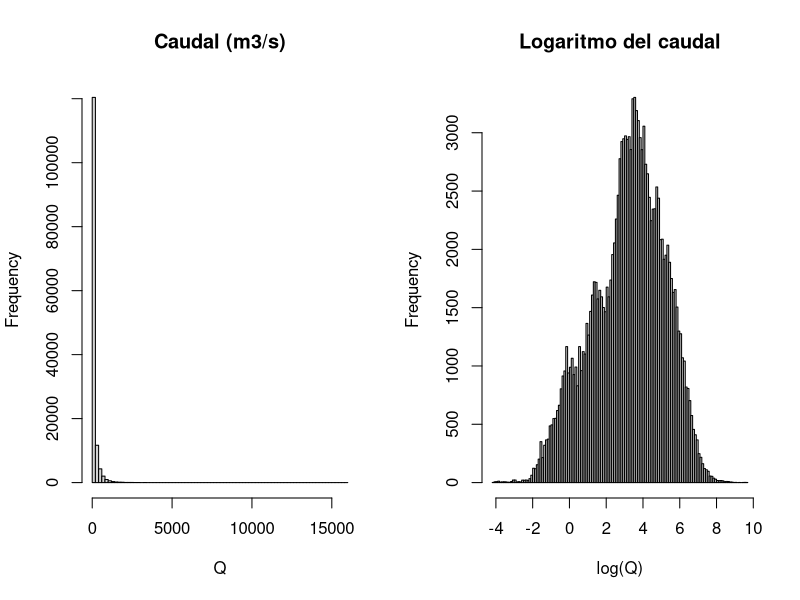

Source code (R):
# Proyecto Tópicos Aplicados - Caso 01: caudal del día siguiente (CAMELS-CL)
#
# Para correrlo: guardar este script en la misma carpeta que los 4 csv
# (caudal_m3s.csv, precipitacion_mm.csv, temperatura_media_c.csv, atributos.csv)
# y en RStudio ir a Session -> Set Working Directory -> To Source File Location.


# REVISIÓN DE LOS DATOS #

caudal <- read.csv("caudal_m3s.csv", check.names = FALSE)

head(caudal)        # cuántas filas y columnas tiene
caudal[1:5, 1:6]       # las primeras 5 filas y 6 columnas
str(caudal[, 1:6])     # qué tipo de dato es cada columna
sum(is.na(caudal))     # cuántos datos faltantes detecta R

caudal$fecha <- as.Date(caudal$fecha)

range(caudal$fecha)          # primera y última fecha
table(diff(caudal$fecha))    # días entre una fila y la siguiente

faltantes <- colSums(is.na(caudal[, -1]))
sort(faltantes, decreasing = TRUE)

# revisaremos el río con más faltantes
anio <- format(caudal$fecha, "%Y")
tapply(is.na(caudal[["10102001"]]), anio, sum) #se concentra mayormente en 2016
tapply(is.na(caudal[["7116001"]]), anio, sum) #se concentra mayormente en 2014

# aquí no podemos simplemente imputar: si rellenaramos datos, por ejemplo con
# una línea recta entre el día anterior y el siguiente, después nuestro
# modelo sería optimista, y el resultado se vería mejor de lo q es.

# un segundo detalle, es que los datos faltante de Liquiñe (10102001), son del 2016
# que sería dentro de la prueba final, por lo que este río tendrá menos días
#para evaluarse y el resultado será más incierto x lo tanto hay que reportar junto
# al error de cada río, cuántos días se evaluaron.

# finalmente, los días sin caudal no se rellenan, solo no entrarán en la evaluación
# ni para el modelo ni para persistencia y luego en el informe tendremos que
# reportar cuántos días se evaluaron por río.

precipitacion <- read.csv("precipitacion_mm.csv", check.names = FALSE)
temperatura   <- read.csv("temperatura_media_c.csv", check.names = FALSE)

dim(precipitacion)
dim(caudal)
dim(temperatura)
sum(is.na(precipitacion))
sum(is.na(temperatura))

names(caudal)[2:6]
names(precipitacion)[2:6]

#efectivamente tienen el mismo tamaño que la tabla caudal. No les faltan datos.
# Notamos que los nombres de las tablas no están ordenados de la misma manera,
# por lo que no podemos simplemente pegar por posición.


# UNA FILA POR RÍO Y DÍA #

cuencas <- names(caudal)[-1]

caudal_largo <- data.frame(
  cuenca = rep(cuencas, each = nrow(caudal)),
  fecha  = rep(caudal$fecha, times = length(cuencas)),
  Q      = unlist(caudal[, -1], use.names = FALSE)
)

dim(caudal_largo) #186300 filas: combinaciones de rio y día (30x6210)
head(caudal_largo)
caudal[1, "9127001"]
subset(caudal_largo, cuenca == "9127001" & fecha == as.Date("2000-01-01"))

# hacemos lo equivalente para precipitaciones (código hecho a mano acá :) )
precipitacion$fecha <- as.Date(precipitacion$fecha)
cuencas_p <- names(precipitacion)[-1]

precipitacion_largo <- data.frame(
  cuenca = rep(cuencas_p, each = nrow(precipitacion)),
  fecha  = rep(precipitacion$fecha, times = length(cuencas_p)),
  P      = unlist(precipitacion[, -1], use.names = FALSE)
)

# lo mismo con temperatura
temperatura$fecha <- as.Date(temperatura$fecha)
cuencas_t <- names(temperatura)[-1]
temperatura_largo <- data.frame(
  cuenca = rep(cuencas_t, each = nrow(temperatura)),
  fecha  = rep(temperatura$fecha, times = length(cuencas_t)),
  Temp   = unlist(temperatura[, -1], use.names = FALSE)
)

# unimos las tres tablas
datos <- merge(caudal_largo, precipitacion_largo, by = c("cuenca", "fecha"))
datos <- merge(datos, temperatura_largo, by = c("cuenca", "fecha"))

# solo para probar que haya salido bien
dim(datos)
subset(datos, cuenca == "8130002" & fecha == as.Date("2000-01-02"))
precipitacion[2, "8130002"]

# CAUDAL IGUAL A CERO: al pasar a logaritmo (más abajo) notamos un problema
# cuando Q == 0, pues log(0) se indetermina (-Inf).
subset(datos, Q == 0)
# vemos que es un único caso donde Q==0: Toltén (9437002) el 2003-01-01, un río
# que lleva cientos de m3/s, así que es casi seguro un error de registro.
# tenemos 2 opciones: marcarlo como NA, o usar log(Q+epsilon).
# Lo marcamos como NA (dato faltante), coherente con no inventar caudales.
# Se corrige aquí, ANTES de crear Q_manana y Q_ayer, para que el 0 no se copie
# a esas columnas.
datos$Q[which(datos$Q == 0)] <- NA


# LO QUE QUEREMOS PREDECIR: EL CAUDAL DE MAÑANA #

# Ahora, a cada fila le agregamos el caudal del día siguiente del mismo
# río. Primero ordenamos por río, y dentro de cada río por fecha. Así,
# cada fila tendrá abajo el "mañana"

datos <- datos[order(datos$cuenca, datos$fecha), ]
rownames(datos) <- NULL

datos$Q_manana <- c(datos$Q[-1], NA) # todo corrido una posición hacia arriba,
# con un NA final para que tenga el mismo largo.

# código para visualizar que hay un error: "mañana" solo vale si la
# fila siguiente es del mismo río. Si el río cambia se pone NA
datos[6209:6212, c("cuenca", "fecha", "Q", "Q_manana")]
datos[12419:12422, c("cuenca", "fecha", "Q", "Q_manana")]

# Arreglamos el problema:
ultimo_dia <- c(datos$cuenca[-1] != datos$cuenca[-nrow(datos)], TRUE)
datos$Q_manana[ultimo_dia] <- NA

# volvamos a mirar los datos que estaban mal
datos[6209:6212, c("cuenca", "fecha", "Q", "Q_manana")]
datos[12419:12422, c("cuenca", "fecha", "Q", "Q_manana")]
sum(ultimo_dia) # debe dar 30: el último día de cada uno de los 30 ríos
# ahora sí está todo bien


# AHORA, ORDENAREMOS LAS PISTAS #

# 1. El caudal de ayer: con el de hoy, indica si el río viene subiendo o bajando.
# Para "mañana" corrimos la columna hacia arriba y el problema estaba en el último día de cada río.
# Para "ayer" hay que correrla hacia abajo, y el problema estará en el primer día de cada río,
# el 2000-01-01, que no tiene ayer.

datos$Q_ayer <- c(NA, datos$Q[-nrow(datos)])
primer_dia <- c(TRUE, datos$cuenca[-1] != datos$cuenca[-nrow(datos)])
datos$Q_ayer[primer_dia] <- NA

# 2. La lluvia acumulada: la lluvia de un solo día no basta para entender un río.
# las ventanas de varios días miden cosas distintas.
# Lluvia de hoy y de ayer: la respuesta rápida, porque un río chico sube el mismo día.
# Últimos 3 o 7 días: el temporal completo.
# Últimos 30 días: qué tan mojado está el suelo. La misma lluvia produce más caudal
# si el suelo ya está saturado.

# no usamos la lluvia de mañana ;) pq sería info futura
suma_ultimos <- function(x, n) {
  resultado <- rep(NA, length(x))
  for (i in n:length(x)) {
    resultado[i] <- sum(x[(i - n + 1):i])
  }
  resultado
}

# creamos lluvia a los 7 días
datos$lluvia_7d <- suma_ultimos(datos$P, 7)
datos$lluvia_7d[datos$fecha < as.Date("2000-01-01") + 6] <- NA # los primeros 6 días de cada río no tienen 7 días hacia atrás

# comprobación a mano: las dos líneas deben dar lo mismo
subset(datos$lluvia_7d, datos$cuenca == "8130002" & datos$fecha == as.Date("2000-06-10"))
sum(subset(datos, cuenca == "8130002" & fecha >= as.Date("2000-06-04") & fecha <= as.Date("2000-06-10"))$P)

# ahora, lluvia 3 días y 30 días
datos$lluvia_3d <- suma_ultimos(datos$P, 3)
datos$lluvia_3d[datos$fecha < as.Date("2000-01-01") + 2] <- NA

datos$lluvia_30d <- suma_ultimos(datos$P, 30)
datos$lluvia_30d[datos$fecha < as.Date("2000-01-01") + 29] <- NA

# ahora usamos la lluvia de ayer
datos$P_ayer <- c(NA, datos$P[-nrow(datos)])
datos$P_ayer[primer_dia] <- NA

datos$temp_7d <- suma_ultimos(datos$Temp, 7) / 7 # temp media de los ultimos 7 días
datos$temp_7d[datos$fecha < as.Date("2000-01-01") + 6] <- NA

datos$mes <- factor(as.integer(format(datos$fecha, "%m")))


# AHORA VEREMOS LA VARA A SUPERAR: PERSISTENCIA #
# veremos cuánto se equivoca persistencia ("mañana igual que hoy")
datos$usable <- !is.na(datos$Q) & !is.na(datos$Q_manana) # marca los días que existe el caudal de hoy y mañana (los únicos en los que se puede medir el error de persistencia)

desarrollo <- subset(datos, usable & fecha <= as.Date("2012-12-30")) # el corte es 30-12 porque la respuesta del 31 de dic es el 1 de enero 2013 que pertenece a la prueba final

desarrollo$error_pers <- desarrollo$Q - desarrollo$Q_manana #predicción - valor real
mae_pers <- tapply(abs(desarrollo$error_pers), desarrollo$cuenca, mean)
sort(mae_pers)

# Que el Maule tenga un MAE de 110 y el Yerba Loca uno de 0,08 dice sobre todo
# cuánta agua lleva cada río, no qué tan bien funciona persistencia en él.

# Para comparar ríos hay que mirar el error en relación con el tamaño de cada uno.

media_Q <- tapply(desarrollo$Q, desarrollo$cuenca, mean)
mae_relativo <- mae_pers / media_Q
sort(mae_relativo)

# en los ríos en que la persistencia se equivoca menos es en el 10111001 con 0.0331,
# y en el que se equivoca más es en el 7116001 con 0.3784

# ahora, veremos qué atributos tienen esos ríos
atributos <- read.csv("atributos.csv", check.names = FALSE)

orden <- sort(mae_relativo)
extremos <- names(c(head(orden, 3), tail(orden, 3)))

atributos[atributos$gauge_id %in% extremos, c("gauge_id", "gauge_name", "area", "big_dam")]

# podemos ver que los tres donde más se equivoca son los que tienen un
# área considerablemente menor. En los que menos se equivoca es en aquellos
# que tienen un área considerablemente mayor.

# Tiene sentido físico:

#Río chico: cuando llueve, el agua llega rápido al cauce y el río puede duplicarse de un día a otro.
# "Mañana igual que hoy" falla mucho.
#Río grande: el agua recorre una cuenca enorme y llega de a poco, así que el caudal cambia lento y
# persistencia acierta casi siempre.

# Donde un modelo con lluvia tiene más espacio para mejorar es en los ríos chicos
# de lluvia, sin lagos ni embalses


# PREPARAMOS EL MODELO #

# comparamos con y sin logaritmo: hay mucha asimetría, dominarán los ríos que llevan
# más agua, y la proporción de cambio si son dos ríos con muy distinto caudal,
# será distinto. Al ponerlo en logaritmo se suaviza un poco.
par(mfrow = c(1, 2))
hist(desarrollo$Q, breaks = 100, main = "Caudal (m3/s)", xlab = "Q")
hist(log(desarrollo$Q), breaks = 100, main = "Logaritmo del caudal", xlab = "log(Q)")
par(mfrow = c(1, 1))

# trabajaremos en logaritmo
datos$log_Q         <- log(datos$Q)
datos$cambio_hoy    <- log(datos$Q) - log(datos$Q_ayer)
datos$cambio_manana <- log(datos$Q_manana) - log(datos$Q)

summary(datos$log_Q)          # ya no aparece -Inf: el caudal 0 se corrigió arriba
summary(datos$cambio_manana)


# SEPARAMOS ENTRENAMIENTO Y PRUEBA #
# el modelo necesita Q_ayer para calcular cambio_hoy, así que para comparar
# modelo y persistencia en los mismos días agregamos esa condición a usable
datos$usable <- !is.na(datos$Q) & !is.na(datos$Q_manana) & !is.na(datos$Q_ayer)

entrenamiento <- subset(datos, usable & fecha <= as.Date("2011-12-30"))
prueba        <- subset(datos, usable & fecha >= as.Date("2012-01-01") &
                          fecha <= as.Date("2012-12-30"))

# error de persistencia en el año de prueba (2012)
prueba$pred_pers <- prueba$Q
mae_pers_2012 <- tapply(abs(prueba$pred_pers - prueba$Q_manana), prueba$cuenca, mean)


# PRIMER MODELO: solo con comportamiento del río, solo con dos pistas:
# si el rio viene subiendo o bajando y cuánta agua lleva hoy.
m1 <- lm(cambio_manana ~ cambio_hoy + log_Q, data = entrenamiento)
summary(m1)

# interpretación: Si hoy el río subió un 10 % el modelo predice que mañana suba otro 1,4 %
# Por cada unidad, el cambio predicho para mañana es 0,7 puntos porcentuales menor.
# cuanto más agua lleva un río hoy, más tiende a bajar mañana: los ríos crecidos vuelven a su nivel.
# Ojo: el efecto se mide respecto de hoy, no del promedio.

# LE GANA A LA PERSISTENCIA EN 2012?
prueba$pred_m1 <- prueba$Q * exp(predict(m1, newdata = prueba)) # deshacemos el log: Q mañana = Q hoy * e^cambio
mae_m1 <- tapply(abs(prueba$pred_m1 - prueba$Q_manana), prueba$cuenca, mean)

mejora <- 1 - mae_m1 / mae_pers_2012
sort(round(mejora, 3))
median(mejora)
sum(mejora > 0)
# la mediana de la mejora es -0.0023, y en 14 de los 30 ríos el modelo le gana a la persistencia.

# SEGUNDO MODELO: QUE CADA RÍO TENGA SU COMPORTAMIENTO
m2 <- lm(cambio_manana ~ cambio_hoy + log_Q + cuenca + cuenca:log_Q, data = entrenamiento)
prueba$pred_m2 <- prueba$Q * exp(predict(m2, newdata = prueba))
mae_m2 <- tapply(abs(prueba$pred_m2 - prueba$Q_manana), prueba$cuenca, mean)

mejora2 <- 1 - mae_m2 / mae_pers_2012
sort(round(mejora2, 3))
median(mejora2)
sum(mejora2 > 0)
length(coef(m2)) # 61 = intercepto + cambio_hoy + log_Q + 29 cuencas + 29 interacciones (un río queda de referencia)

# El avance: de empatar con persistencia pasamos a una mejora del 3 %, y el modelo gana en 21 de 30 ríos

# TERCER MODELO: AGREGAR LLUVIA:
m3 <- lm(cambio_manana ~ cambio_hoy + log_Q + cuenca + cuenca:log_Q +
           log1p(P) + log1p(P_ayer) + log1p(lluvia_3d) + log1p(lluvia_7d) + log1p(lluvia_30d),
         data = entrenamiento)

prueba$pred_m3 <- prueba$Q * exp(predict(m3, newdata = prueba))
mae_m3 <- tapply(abs(prueba$pred_m3 - prueba$Q_manana), prueba$cuenca, mean)
mejora_m3 <- 1 - mae_m3 / mae_pers_2012

median(mejora_m3)
sum(mejora_m3 > 0)
